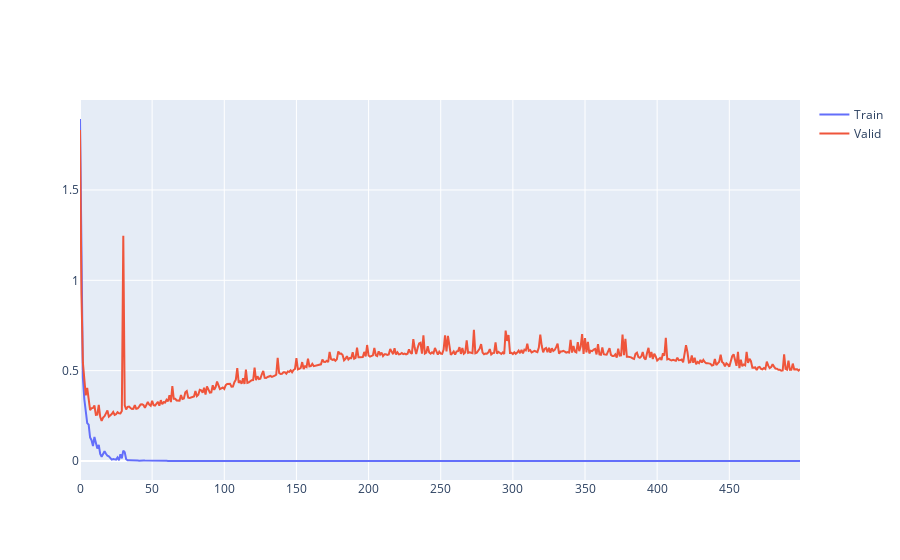

Notebook source saved alongside this figure:
### Code cell
import plotly.graph_objects as go


fig = go.Figure()
fig.add_trace(go.Scatter(x= np.arange(len(loss_train)), y= loss_train, name= 'Train'))
fig.add_trace(go.Scatter(x= np.arange(len(loss_valid)), y= loss_valid, name= 'Valid'))
fig.show()

### Figure 1 — Plotly figure (JSON) as saved in the notebook; plotly's stock layout.template omitted (floating-point values rounded to 4 significant figures; data arrays with more than 128 entries replaced by an {"elided": "..."} marker saying what was removed)
{"data": [{"name": "Train", "type": "scatter", "x": {"elided": "500 int values"}, "y": {"elided": "500 float values"}}, {"name": "Valid", "type": "scatter", "x": {"elided": "500 int values"}, "y": {"elided": "500 float values"}}], "layout": {}}
